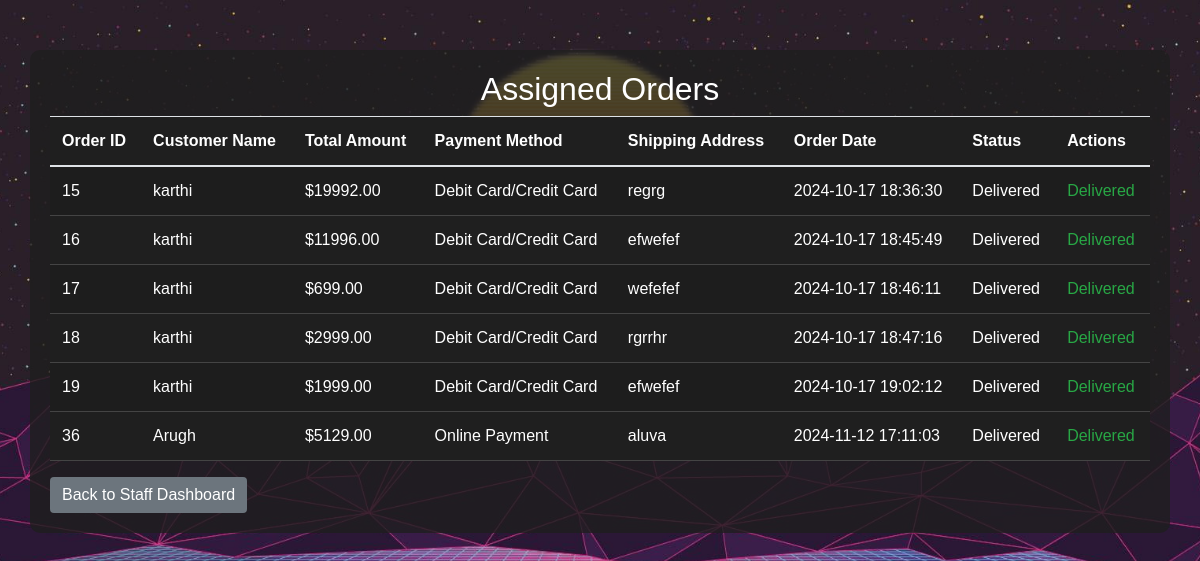
Page /staff/staff_home.php (signed in) on the committed database.
### tables this page shows
CREATE TABLE `orders` (
  `id` int(11) NOT NULL,
  `user_id` int(11) NOT NULL,
  `total_amount` decimal(10,2) NOT NULL,
  `payment_method` varchar(50) NOT NULL,
  `shipping_address` text NOT NULL,
  `order_date` timestamp NOT NULL DEFAULT current_timestamp(),
  `status` varchar(50) DEFAULT 'Pending',
  `assigned_staff_id` int(11) DEFAULT NULL
);

CREATE TABLE `users` (
  `id` int(11) NOT NULL,
  `full_name` varchar(100) NOT NULL,
  `email` varchar(255) NOT NULL,
  `password` varchar(255) NOT NULL,
  `role_id` int(11) NOT NULL,
  `created_at` timestamp NOT NULL DEFAULT current_timestamp(),
  `security_question` varchar(255) NOT NULL,
  `security_answer` varchar(255) NOT NULL
);

### staff/staff_home.php (the view, shortened to what this page needs)
<?php
$servername = "localhost";
$username = "root";
$password = "";
$dbname = "cloth";
$conn = new mysqli($servername, $username, $password, $dbname);
$staff_id = $_SESSION['user_id'];
$sql = "SELECT o.id, u.full_name AS customer_name, o.total_amount, o.payment_method, o.shipping_address, o.order_date, o.status
        FROM orders o
        JOIN users u ON o.user_id = u.id
        WHERE o.assigned_staff_id = ?";
$stmt = $conn->prepare($sql);
$stmt->bind_param("i", $staff_id);
$stmt->execute();
$result = $stmt->get_result();
?>
<!DOCTYPE html>
<html lang="en">
<head>
    <link rel="stylesheet" href="https://stackpath.bootstrapcdn.com/bootstrap/4.3.1/css/bootstrap.min.css">
</head>
<body>
<div class="container">
    <h2 class="text-center">Assigned Orders</h2>
    <table class="table table-striped">
        <thead>
            <tr>
                <th>Order ID</th>
                <th>Customer Name</th>
                <th>Total Amount</th>
                <th>Payment Method</th>
                <th>Shipping Address</th>
                <th>Order Date</th>
                <th>Status</th>
                <th>Actions</th>
            </tr>
        </thead>
        <tbody>
            <?php if ($result->num_rows > 0): ?>
                <?php while ($row = $result->fetch_assoc()): ?>
                    <tr>
                        <td><?php echo $row['id']; ?></td>
                        <td><?php echo htmlspecialchars($row['customer_name']); ?></td>
                        <td>$<?php echo htmlspecialchars($row['total_amount']); ?></td>
                        <td><?php echo htmlspecialchars($row['payment_method']); ?></td>
                        <td><?php echo htmlspecialchars($row['shipping_address']); ?></td>
                        <td><?php echo htmlspecialchars($row['order_date']); ?></td>
                        <td><?php echo htmlspecialchars($row['status']); ?></td>
                        <td>
                            <?php if ($row['status'] != 'Delivered'): ?>
                                <form method="POST" action="staff_home.php" style="display: inline;">
                                    <input type="hidden" name="order_id" value="<?php echo $row['id']; ?>">
                                    <button type="submit" name="deliver" class="btn btn-success btn-sm">Mark as Delivered</button>
                                </form>
                            <?php else: ?>
                                <span class="text-success">Delivered</span>
                            <?php endif; ?>
                        </td>
                    </tr>
                <?php endwhile; ?>
            <?php else: ?>
                <tr>
                    <td colspan="8" class="text-center">No assigned orders.</td>
                </tr>
            <?php endif; ?>
        </tbody>
    </table>
    <button onclick="window.location.href='staff_dashboard.php';" class="btn btn-secondary">Back to Staff Dashboard</button>
</div>
</body>
</html>

### staff/staff_home.php (style rules this page uses)
body { font-family: 'Poppins', sans-serif; background-image: url('../uploads/adminbg.jpg'); background-size: cover; background-position: center; background-repeat: no-repeat; background-attachment: fixed; color: #ffffff; min-height: 100vh; margin: 0; }
.container { margin-top: 50px; background-color: rgba(31, 31, 31, 0.8); padding: 20px; border-radius: 10px; }
.table { background-color: #1f1f1f; color: #ffffff; }
.table th, .table td { border-bottom: 1px solid #444; }
.btn-secondary { background-color: #6c757d; border: none; }

### rows in the picture
orders: id "15", user.full_name "karthi", total_amount "19992.00", payment_method "Debit Card/Credit Card", shipping_address "regrg", order_date "2024-10-17 18:36:30", status "Delivered"
orders: id "16", user.full_name "karthi", total_amount "11996.00", payment_method "Debit Card/Credit Card", shipping_address "efwefef", order_date "2024-10-17 18:45:49", status "Delivered"
orders: id "17", user.full_name "karthi", total_amount "699.00", payment_method "Debit Card/Credit Card", shipping_address "wefefef", order_date "2024-10-17 18:46:11", status "Delivered"
orders: id "18", user.full_name "karthi", total_amount "2999.00", payment_method "Debit Card/Credit Card", shipping_address "rgrrhr", order_date "2024-10-17 18:47:16", status "Delivered"
orders: id "19", user.full_name "karthi", total_amount "1999.00", payment_method "Debit Card/Credit Card", shipping_address "efwefef", order_date "2024-10-17 19:02:12", status "Delivered"
orders: id "36", user.full_name "Arugh", total_amount "5129.00", payment_method "Online Payment", shipping_address "aluva", order_date "2024-11-12 17:11:03", status "Delivered"
